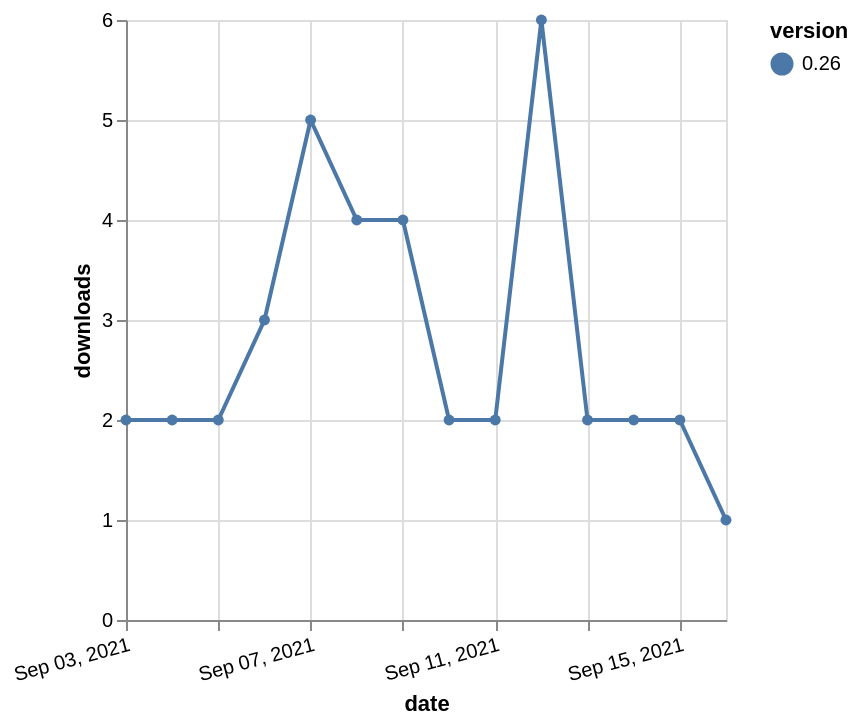

Vega-Lite specification for this chart:
### Vega-Lite specification from a JSON file in a GitHub repository (floating-point values rounded to 4 significant figures)
{"$schema": "https://vega.github.io/schema/vega-lite/v5.json", "description": "A simple bar chart with embedded data.", "data": {"values": [{"date": "2021-09-03", "total": 2820, "delta": 2, "version": "0.26"}, {"date": "2021-09-04", "total": 2822, "delta": 2, "version": "0.26"}, {"date": "2021-09-05", "total": 2824, "delta": 2, "version": "0.26"}, {"date": "2021-09-06", "total": 2827, "delta": 3, "version": "0.26"}, {"date": "2021-09-07", "total": 2832, "delta": 5, "version": "0.26"}, {"date": "2021-09-08", "total": 2836, "delta": 4, "version": "0.26"}, {"date": "2021-09-09", "total": 2840, "delta": 4, "version": "0.26"}, {"date": "2021-09-10", "total": 2842, "delta": 2, "version": "0.26"}, {"date": "2021-09-11", "total": 2844, "delta": 2, "version": "0.26"}, {"date": "2021-09-12", "total": 2850, "delta": 6, "version": "0.26"}, {"date": "2021-09-13", "total": 2852, "delta": 2, "version": "0.26"}, {"date": "2021-09-14", "total": 2854, "delta": 2, "version": "0.26"}, {"date": "2021-09-15", "total": 2856, "delta": 2, "version": "0.26"}, {"date": "2021-09-16", "total": 2857, "delta": 1, "version": "0.26"}]}, "width": "container", "mark": {"type": "line", "point": {"filled": true}}, "encoding": {"x": {"field": "date", "type": "temporal", "timeUnit": "yearmonthdate", "title": "date", "axis": {"labelAngle": -15}}, "y": {"field": "delta", "type": "quantitative", "title": "downloads"}, "color": {"field": "version", "type": "nominal"}, "tooltip": {"field": "delta"}}}
